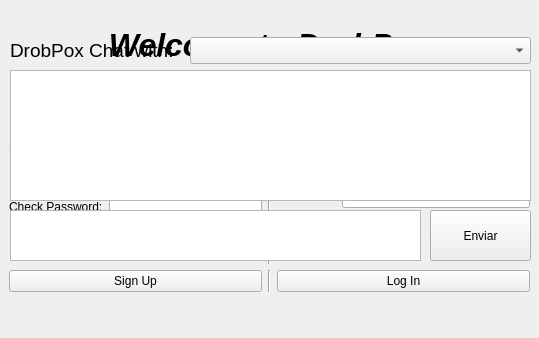
<?xml version="1.0" encoding="UTF-8"?>
<ui version="4.0">
 <class>MainWindow</class>
 <widget class="QMainWindow" name="MainWindow">
  <property name="geometry">
   <rect>
    <x>0</x>
    <y>0</y>
    <width>539</width>
    <height>338</height>
   </rect>
  </property>
  <property name="windowTitle">
   <string>DrobPox</string>
  </property>
  <widget class="QWidget" name="centralWidget">
   <widget class="QWidget" name="loginWidget" native="true">
    <property name="geometry">
     <rect>
      <x>-1</x>
      <y>-1</y>
      <width>541</width>
      <height>311</height>
     </rect>
    </property>
    <widget class="QLabel" name="label_10">
     <property name="geometry">
      <rect>
       <x>0</x>
       <y>20</y>
       <width>541</width>
       <height>51</height>
      </rect>
     </property>
     <property name="font">
      <font>
       <pointsize>24</pointsize>
       <weight>75</weight>
       <italic>true</italic>
       <bold>true</bold>
      </font>
     </property>
     <property name="text">
      <string>Welcome to DrobPox</string>
     </property>
     <property name="alignment">
      <set>Qt::AlignCenter</set>
     </property>
    </widget>
    <widget class="QWidget" name="gridLayoutWidget">
     <property name="geometry">
      <rect>
       <x>10</x>
       <y>90</y>
       <width>521</width>
       <height>203</height>
      </rect>
     </property>
     <layout class="QGridLayout" name="gridLayout">
      <item row="0" column="2">
       <widget class="QLabel" name="label_2">
        <property name="font">
         <font>
          <pointsize>14</pointsize>
         </font>
        </property>
        <property name="text">
         <string>Already a DrobPoxer?
Log In here!</string>
        </property>
        <property name="alignment">
         <set>Qt::AlignCenter</set>
        </property>
       </widget>
      </item>
      <item row="0" column="0">
       <widget class="QLabel" name="label">
        <property name="font">
         <font>
          <pointsize>14</pointsize>
         </font>
        </property>
        <property name="text">
         <string>New here?
Become a DrobPoxer now!</string>
        </property>
        <property name="alignment">
         <set>Qt::AlignCenter</set>
        </property>
       </widget>
      </item>
      <item row="2" column="1">
       <widget class="Line" name="line">
        <property name="orientation">
         <enum>Qt::Vertical</enum>
        </property>
       </widget>
      </item>
      <item row="2" column="0">
       <layout class="QGridLayout" name="gridLayout_2">
        <item row="0" column="0">
         <widget class="QLabel" name="label_3">
          <property name="text">
           <string>Username:</string>
          </property>
         </widget>
        </item>
        <item row="1" column="1">
         <widget class="QLineEdit" name="lineEditNewPassword"/>
        </item>
        <item row="1" column="0">
         <widget class="QLabel" name="label_4">
          <property name="text">
           <string>Password:</string>
          </property>
         </widget>
        </item>
        <item row="0" column="1">
         <widget class="QLineEdit" name="lineEditNewUsername"/>
        </item>
        <item row="2" column="0">
         <widget class="QLabel" name="label_5">
          <property name="text">
           <string>Check Password:</string>
          </property>
         </widget>
        </item>
        <item row="2" column="1">
         <widget class="QLineEdit" name="lineEditNewPasswordCheck"/>
        </item>
       </layout>
      </item>
      <item row="2" column="2">
       <layout class="QGridLayout" name="gridLayout_3">
        <item row="0" column="0">
         <widget class="QLabel" name="label_6">
          <property name="text">
           <string>Username:</string>
          </property>
         </widget>
        </item>
        <item row="1" column="0">
         <widget class="QLabel" name="label_7">
          <property name="text">
           <string>Password:</string>
          </property>
         </widget>
        </item>
        <item row="0" column="1">
         <widget class="QLineEdit" name="lineEditUsername"/>
        </item>
        <item row="1" column="1">
         <widget class="QLineEdit" name="lineEditPassword"/>
        </item>
       </layout>
      </item>
      <item row="4" column="2">
       <widget class="QPushButton" name="pushButtonLogin">
        <property name="text">
         <string>Log In</string>
        </property>
       </widget>
      </item>
      <item row="4" column="0">
       <widget class="QPushButton" name="pushButtonSignup">
        <property name="text">
         <string>Sign Up</string>
        </property>
       </widget>
      </item>
      <item row="3" column="0">
       <widget class="QLabel" name="labelRegError">
        <property name="palette">
         <palette>
          <active>
           <colorrole role="WindowText">
            <brush brushstyle="SolidPattern">
             <color alpha="255">
              <red>171</red>
              <green>0</green>
              <blue>2</blue>
             </color>
            </brush>
           </colorrole>
          </active>
          <inactive>
           <colorrole role="WindowText">
            <brush brushstyle="SolidPattern">
             <color alpha="255">
              <red>171</red>
              <green>0</green>
              <blue>2</blue>
             </color>
            </brush>
           </colorrole>
          </inactive>
          <disabled>
           <colorrole role="WindowText">
            <brush brushstyle="SolidPattern">
             <color alpha="255">
              <red>161</red>
              <green>160</green>
              <blue>159</blue>
             </color>
            </brush>
           </colorrole>
          </disabled>
         </palette>
        </property>
        <property name="font">
         <font>
          <weight>75</weight>
          <bold>true</bold>
         </font>
        </property>
        <property name="text">
         <string/>
        </property>
       </widget>
      </item>
      <item row="3" column="2">
       <widget class="QLabel" name="labelLogError">
        <property name="palette">
         <palette>
          <active>
           <colorrole role="WindowText">
            <brush brushstyle="SolidPattern">
             <color alpha="255">
              <red>171</red>
              <green>0</green>
              <blue>2</blue>
             </color>
            </brush>
           </colorrole>
          </active>
          <inactive>
           <colorrole role="WindowText">
            <brush brushstyle="SolidPattern">
             <color alpha="255">
              <red>171</red>
              <green>0</green>
              <blue>2</blue>
             </color>
            </brush>
           </colorrole>
          </inactive>
          <disabled>
           <colorrole role="WindowText">
            <brush brushstyle="SolidPattern">
             <color alpha="255">
              <red>161</red>
              <green>160</green>
              <blue>159</blue>
             </color>
            </brush>
           </colorrole>
          </disabled>
         </palette>
        </property>
        <property name="font">
         <font>
          <weight>75</weight>
          <bold>true</bold>
         </font>
        </property>
        <property name="text">
         <string/>
        </property>
       </widget>
      </item>
      <item row="3" column="1">
       <widget class="Line" name="line_2">
        <property name="orientation">
         <enum>Qt::Vertical</enum>
        </property>
       </widget>
      </item>
      <item row="4" column="1">
       <widget class="Line" name="line_3">
        <property name="orientation">
         <enum>Qt::Vertical</enum>
        </property>
       </widget>
      </item>
      <item row="0" column="1">
       <widget class="Line" name="line_4">
        <property name="orientation">
         <enum>Qt::Vertical</enum>
        </property>
       </widget>
      </item>
     </layout>
    </widget>
    <zorder>gridLayoutWidget</zorder>
    <zorder>label_10</zorder>
    <zorder>gridLayoutWidget</zorder>
    <zorder>gridLayoutWidget</zorder>
   </widget>
   <widget class="QWidget" name="chatWidget" native="true">
    <property name="geometry">
     <rect>
      <x>0</x>
      <y>30</y>
      <width>541</width>
      <height>261</height>
     </rect>
    </property>
    <widget class="QPlainTextEdit" name="plainTextEditChat">
     <property name="geometry">
      <rect>
       <x>10</x>
       <y>180</y>
       <width>411</width>
       <height>51</height>
      </rect>
     </property>
    </widget>
    <widget class="QPushButton" name="pushButtonChat">
     <property name="geometry">
      <rect>
       <x>430</x>
       <y>180</y>
       <width>101</width>
       <height>51</height>
      </rect>
     </property>
     <property name="text">
      <string>Enviar</string>
     </property>
    </widget>
    <widget class="QTextBrowser" name="textBrowserChat">
     <property name="geometry">
      <rect>
       <x>10</x>
       <y>40</y>
       <width>521</width>
       <height>131</height>
      </rect>
     </property>
    </widget>
    <widget class="QLabel" name="label_8">
     <property name="geometry">
      <rect>
       <x>10</x>
       <y>10</y>
       <width>521</width>
       <height>21</height>
      </rect>
     </property>
     <property name="font">
      <font>
       <pointsize>14</pointsize>
      </font>
     </property>
     <property name="text">
      <string>DrobPox Chat with: </string>
     </property>
    </widget>
    <widget class="QComboBox" name="comboBoxChat">
     <property name="geometry">
      <rect>
       <x>190</x>
       <y>7</y>
       <width>341</width>
       <height>27</height>
      </rect>
     </property>
    </widget>
    <widget class="QLabel" name="labelChatError">
     <property name="geometry">
      <rect>
       <x>11</x>
       <y>240</y>
       <width>521</width>
       <height>20</height>
      </rect>
     </property>
     <property name="palette">
      <palette>
       <active>
        <colorrole role="WindowText">
         <brush brushstyle="SolidPattern">
          <color alpha="255">
           <red>171</red>
           <green>0</green>
           <blue>2</blue>
          </color>
         </brush>
        </colorrole>
       </active>
       <inactive>
        <colorrole role="WindowText">
         <brush brushstyle="SolidPattern">
          <color alpha="255">
           <red>171</red>
           <green>0</green>
           <blue>2</blue>
          </color>
         </brush>
        </colorrole>
       </inactive>
       <disabled>
        <colorrole role="WindowText">
         <brush brushstyle="SolidPattern">
          <color alpha="255">
           <red>161</red>
           <green>160</green>
           <blue>159</blue>
          </color>
         </brush>
        </colorrole>
       </disabled>
      </palette>
     </property>
     <property name="font">
      <font>
       <weight>75</weight>
       <bold>true</bold>
      </font>
     </property>
     <property name="text">
      <string/>
     </property>
    </widget>
   </widget>
  </widget>
  <action name="actionSalir">
   <property name="text">
    <string>Salir</string>
   </property>
  </action>
 </widget>
 <resources/>
 <connections/>
</ui>
